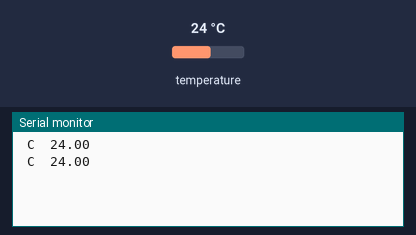
The sketch below on a simulated Arduino Uno, built with avr-gcc and run on an emulated ATmega328P. Parts: the last lines printed to the serial monitor. The test bench sets the inputs (shaded band); at power-on: temperature 24 °C.

Above: at 3.3 s.
3.4 s: temperature set to 12 °C
At 5.3 s:
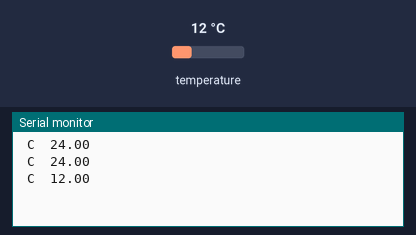
5.9 s: temperature set to 19 °C
At 6.6 s:
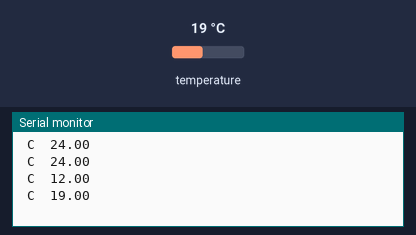
Timing chart, 0 to 8.9 s (numbered marks = the images above; inputs shaded):
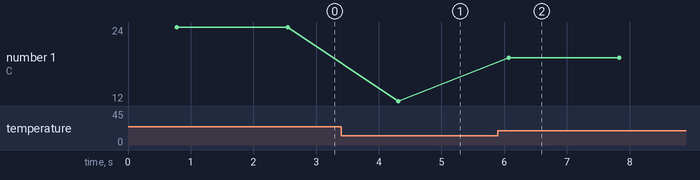

Measured:
- after the input at 3.4 s, the serial monitor: prints a new line after 0.91 s (image 1)
- after the input at 5.9 s, the serial monitor: prints a new line after 0.17 s (image 2)
- plotted number 1: 24 → 12 after the input at 3.4 s, 12 → 19 after the input at 5.9 s

The sketch:

themperature.ino
```cpp
#include <OneWire.h>
#include <DallasTemperature.h>

#define ONE_WIRE_BUS 8

OneWire oneWire(ONE_WIRE_BUS);

DallasTemperature sensors(&oneWire);

float Celsius = 0;

void setup() {
  sensors.begin();
  Serial.begin(9600);
}

void loop() {
  sensors.requestTemperatures();

  Celsius = sensors.getTempCByIndex(0);
 Serial.print(" C  ");
  Serial.println(Celsius);


  delay(1000);
}
```
